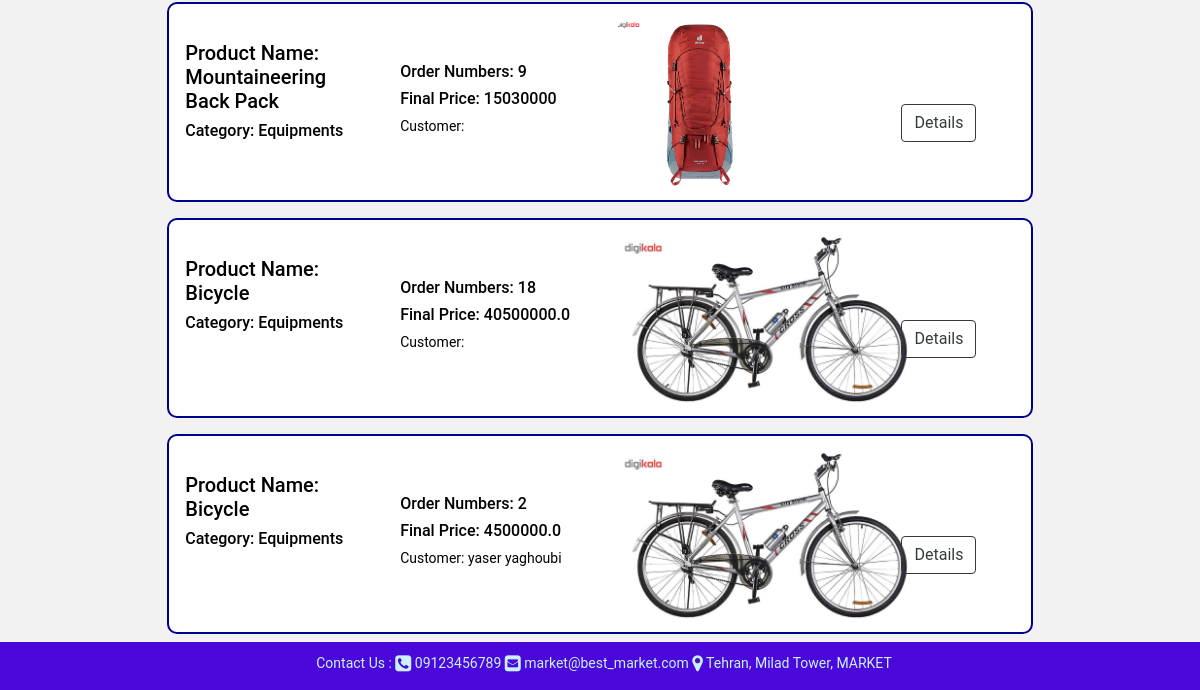
The app's page /order/ (lower part), older data.
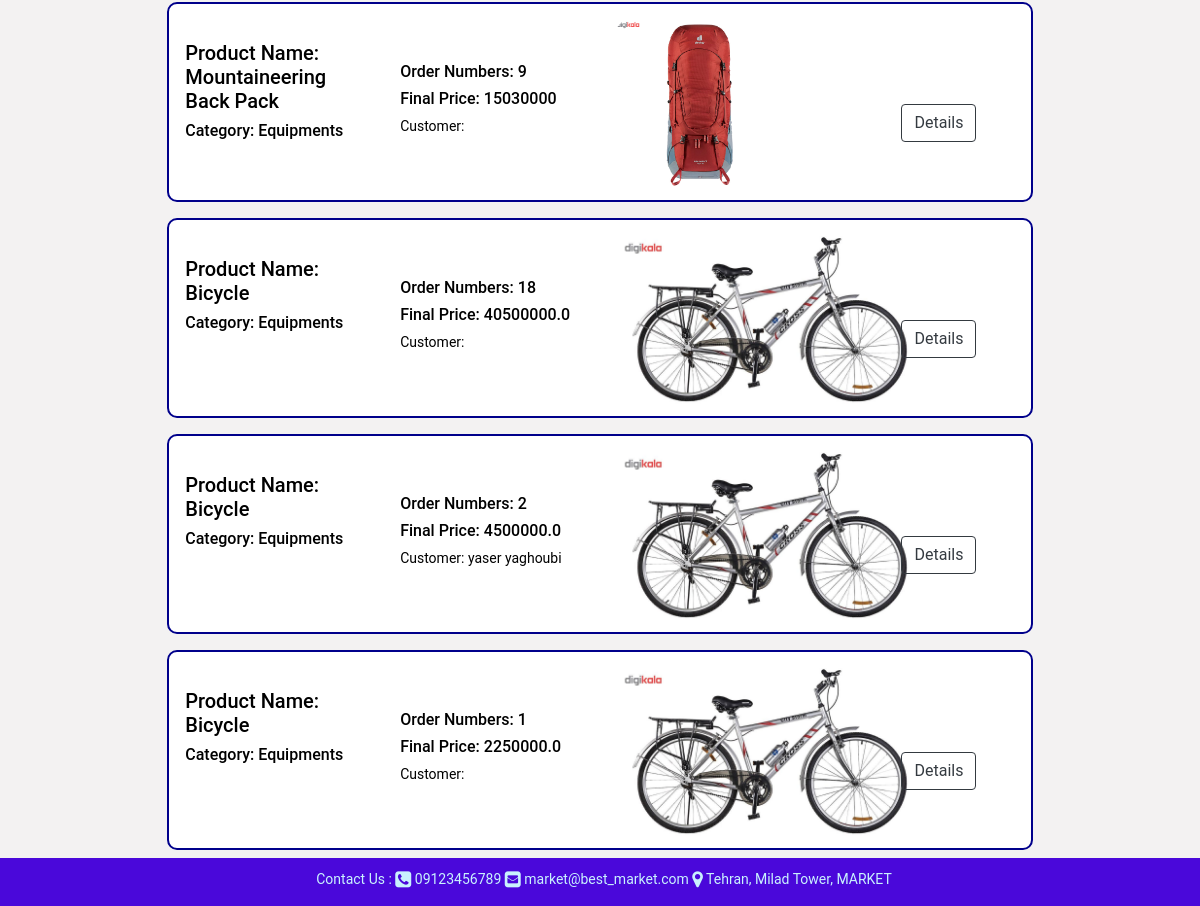
The same page, newer data.
### order/models.py (models this page shows, shortened)
class OrderItem(BaseModel):
    product = models.ForeignKey(Product, verbose_name=_('selected product'),
                                help_text=_('select product for add to your Cart'), on_delete=models.PROTECT,
                                null=False, blank=False)
    product_number = models.IntegerField(verbose_name=_('numbers'), help_text=_('specify number of selected product'),
                                         null=False, blank=False, default=1)
    cart = models.ForeignKey(Cart, verbose_name=_('cart'), help_text=_('specify cart'), null=True, blank=True,
                             on_delete=models.PROTECT, related_name='cart_orderitems',
                             related_query_name='customer_cart_orderitems')
    def check_inventory(self):
        if self.product_number >= 1:
            if self.product.inventory_status() == 'Available':
                if self.product_number <= self.product.inventory:
                    return True
                else:
                    return _('Inventory shortage for this numbers!')
            else:
                return _('This product is unavailable!')
        else:
            return _('This number is incorrect!')
    def calculate_order_item_price(self):
        checking = self.check_inventory()
        if checking:
            order_item_price = self.product_number * self.product.calculate_final_price()
            return order_item_price
        else:
            return checking

class Cart(BaseModel):
    customer = models.ForeignKey(Customer, verbose_name=_('customer'),
                                 help_text=_('specify owner customer for cart'),
                                 null=True, blank=True, on_delete=models.PROTECT)
    status = models.CharField(verbose_name=_('cart status'), help_text=_('display cart status'), max_length=20,
                              blank=False, null=False, choices=[('WA', _('waiting')), ('PD', _('paid'))],
                              default='WA')
    final_price = models.FloatField(verbose_name=_('final price'), help_text=_('final cart price'),
                                    null=True, blank=True)
    order_status = models.CharField(verbose_name=_('customer order status'), help_text=_('display status of order'),
                                    blank=False, null=False, choices=[('NW', _('new')), ('SN', _('send'))],
                                    default='NW', max_length=20)
    order_address = models.ForeignKey(Address, verbose_name=_('customer address'),
                                      help_text=_('specify address for send order'),
                                      null=True, blank=True, on_delete=models.PROTECT)

### product/models.py (models this page shows, shortened)
class Product(BaseModel):
    name = models.CharField(verbose_name=_('english name'), max_length=50, help_text=_('enter name in english'),
                            null=False, blank=False)
    name_fa = models.CharField(verbose_name=_('farsi name'), max_length=50, help_text=_('enter name in farsi'),
                               null=False, blank=False)
    company_brand = models.CharField(verbose_name=_('english company brand'), max_length=30,
                                     help_text='enter company brand name in english', null=False, blank=False)
    company_brand_fa = models.CharField(verbose_name=_('farsi company brand'), max_length=30,
                                        help_text='enter company brand name in farsi', null=False, blank=False)
    category = models.ForeignKey(Category, verbose_name=_('category'), help_text=_('specify category'),
                                 on_delete=models.RESTRICT, null=False, blank=False)
    discount = models.ForeignKey(Discount, verbose_name=_('discount'), help_text=_('specify discount'),
                                 null=False, blank=False, on_delete=models.SET(0))
    price = models.IntegerField(verbose_name=_('price'), help_text=_('enter price'), null=False, blank=False)
    inventory = models.IntegerField(verbose_name=_('inventory'), help_text=_('specify product inventory'),
                                    null=False, blank=False)
    image = models.FileField(verbose_name=_('product image'), help_text=_('upload image of product'), null=True,
                             blank=True, upload_to='product/images/')
    specifications = models.CharField(verbose_name=_('english product specifications'), null=True, blank=True,
                                      help_text=_('enter product specifications in english'), max_length=100)
    specifications_fa = models.CharField(verbose_name=_('farsi product specifications'), null=True, blank=True,
                                         help_text=_('enter product specifications in farsi'), max_length=100)
    def calculate_final_price(self):
        final_price = self.price
        if self.discount.specify_discount_status() == 'Active':
            if self.discount.type == '$':
                final_price = self.price - self.discount.value
            elif self.discount.type == '%':
                if self.discount.value != 0:
                    final_price = self.price - ((self.discount.value / 100) * self.price)
                else:
                    pass
        return final_price
    def inventory_status(self):
        if self.inventory > 0:
            status = _('Available')
        else:
            status = _('Unavailable')
        return status

class Category(BaseModel):
    name = models.CharField(verbose_name=_('english name'), max_length=30, help_text=_('enter name in english'),
                            null=False, blank=False)
    name_fa = models.CharField(verbose_name=_('farsi name'), max_length=30, help_text=_('enter name in farsi'),
                               null=False, blank=False)
    ref_category = models.ForeignKey('self', verbose_name=_('parent category'), help_text=_('specify parent category'),
                                     null=True, blank=True, on_delete=models.SET_NULL)
    image = models.FileField(verbose_name=_('category image'), help_text=_('upload image of category'), null=True,
                             blank=True, upload_to='product/category/images/')
    level = models.IntegerField(verbose_name=_('category level'), help_text=_('specify level of self relation'),
                                null=True, blank=True, default=0, editable=False)

class Discount(BaseModel):
    type = models.CharField(verbose_name=_('discount type'), help_text=_('specify type of discount'), null=False,
                            blank=False, choices=[('%', _('percent')), ('$', _('cash'))], max_length=15)
    value = models.IntegerField(verbose_name=_('discount value'), help_text=_('specify discount value'), null=True,
                                blank=True, default=0)
    max_value = models.IntegerField(verbose_name=_('maximum value'), help_text=_('specify maximum value'),
                                    null=True, blank=True)
    start_time = models.DateField(verbose_name=_('discount start time'),
                                  help_text=_('specify start time'), null=False, blank=False)
    expire_time = models.DateField(verbose_name=_('discount expire time'),
                                   help_text=_('specify expire time'), null=False, blank=False)
    def specify_discount_status(self):
        if datetime.now().date() > self.expire_time:
            status = 'Expired'
        elif datetime.now().date() < self.start_time:
            status = 'Waiting'
        else:
            status = 'Active'
        return status

### core/models.py (models this page shows, shortened)
class User(AbstractUser):
    USERNAME_FIELD = 'phone'
    phone = models.CharField(verbose_name=_('phone'), help_text=_('enter phone number'), max_length=11, unique=True,
                             null=False, blank=False)
    deleted = models.BooleanField(default=False)
    create_timestamp = models.DateTimeField(auto_now_add=True)
    modify_timestamp = models.DateTimeField(auto_now=True)
    delete_timestamp = models.DateTimeField(default=None, null=True, blank=True, editable=False)
    objects = MyUserManager()

### order/views.py (the view)
# urls.py: path('', OrderItemIndexView.as_view(), name='order_items_index'),
class OrderItemIndexView(generic.TemplateView):
    template_name = 'order/all_order_items.html'
    extra_context = {
        'order_items': OrderItem.objects.all()
    }

### customer/models.py (called while the page is built)
    def __str__(self):
        return f'{self.first_name} {self.last_name}'

### templates/order/all_order_items.html (shortened to what this page needs)
{% extends "base.html" %}
{% load i18n %}
{% load static %}
{% block content %}
    <div class="container-fluid shadow">
        <div class="row" >
            {% for order_item in order_items %}
                {% include 'order/order_item_card.html' with order_item_card=order_item %}
            {% endfor %}
        </div>
    </div>
{% endblock %}

### templates/order/order_item_card.html
{% load i18n %}
<div class=" container-fluid m-2">
    <div class="card order_item_card_view text-left m-auto p-3" style="width: 75%; border: 2px solid darkblue;
 border-radius: 10px; padding: 10px; background-color: white; max-height: 200px">
        <div class="row">
            <div class="col-3">
                <br>
                <h5>{% translate 'Product Name:' %}<br> {{ order_item_card.product.name }}</h5>
                <h6>{% translate 'Category:' %} {{ order_item_card.product.category.name }}</h6>
            </div>
            <div class="col-3">
                <br><br>
                <h6>{% translate 'Order Numbers:' %} {{ order_item_card.product_number }}</h6>
                <h6>{% translate 'Final Price:' %} {{ order_item_card.calculate_order_item_price }}</h6>
                <p>{% translate 'Customer:' %} {{ order_item_card.cart.customer }}</p>
            </div>
            <div class="col-4">
                <a href="/product/{{ order_item_card.product.id }}"><img
                        src="/static/{{ order_item_card.product.image }}"
                        alt="product image" height="170px"
                        style="border-radius: 15px; "></a>
            </div>
            <div class="col-2">
                <br><br><br><br>
                <a href="/order/order_item/{{ order_item_card.id }}">
                    <button class="btn btn-outline-dark">Details</button>
                </a>
            </div>
        </div>
    </div>
</div>

Row changes from the older to the newer data that the page shows:
added OrderItem: product.name "Bicycle", product.category.name "Equipments", product_number "1", calculate_order_item_price "2250000.0", product.image (picture)
